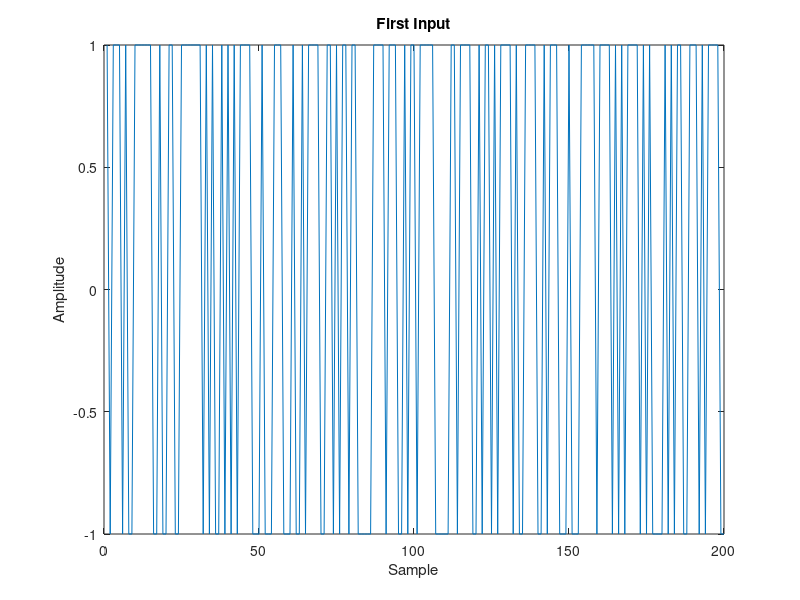

This chart was generated by the following MATLAB code:
% HopHacks
% Author: Christian Galvez
% Script for simple data modeling (three_factor)

clc

u = sign(randn(200,2)) % 2 inputs
y = randn(200,1); % 1 output
ts = 0.1; % Sample time

z.u = u;
z.y = y;
z.ts = ts;

figure;
plot(z.u(:,1));
title('First Input');
xlabel('Sample');
ylabel('Amplitude');

disp('Data properties:');
disp(['Number of samples: '
  num2str(size(z.y, 1))]);
disp(['Number of outputs: '
  num2str(size(z.y, 2))]);
disp(['Number of inputs: '
  num2str(size(z.u, 2))]);
